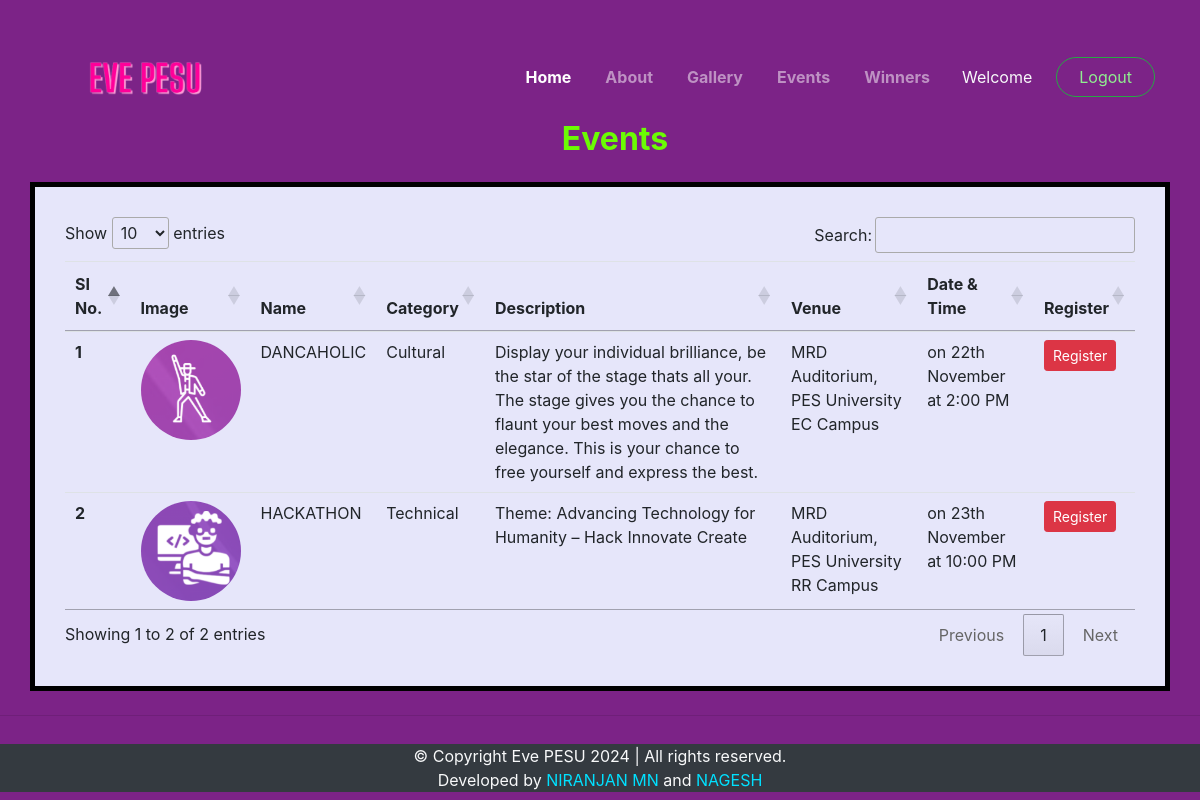
/events.php (signed in), run on the app's committed database.
### tables this page shows
CREATE TABLE `events` ( 
  `si` INT NOT NULL AUTO_INCREMENT UNIQUE KEY ,  
  `image_id` INT NOT NULL ,  
  `name` VARCHAR(30) NOT NULL ,  
  `category` VARCHAR(30) NOT NULL ,  
  `description` VARCHAR(300) NOT NULL ,  
  `venue` VARCHAR(300) NOT NULL ,  
  `d&t` VARCHAR(50) NOT NULL ,  
  `timestramp` DATETIME NOT NULL DEFAULT CURRENT_TIMESTAMP,
   PRIMARY KEY(image_id)
);

### events_table.php (the view, shortened to what this page needs)
<?php
    include 'register.php';
?>
<!DOCTYPE html>
<html lang="en">
<head>
    <link rel="stylesheet" href="https://stackpath.bootstrapcdn.com/bootstrap/4.4.1/css/bootstrap.min.css"
>
    <link rel="stylesheet" href="//cdn.datatables.net/1.10.20/css/jquery.dataTables.min.css">
    <link rel="stylesheet" href="https://cdnjs.cloudflare.com/ajax/libs/animate.css/4.1.1/animate.min.css" />
    <link rel="stylesheet" href="swiper.min.css">
    <link rel="stylesheet" href="style.css">
</head>
<body style="background-color:#7c2387;">
    <h2 class="text-center" style="padding:80px 0 0 30px;color:#6bfc03;font-weight:bold;">Events</h2>
    <div class="container my-4" style="background-color:#E6E6FA;padding:30px;border:5px solid black;">
        <table class="table" id="myTable">
            <thead>
                <tr>
                    <th scope="col">SI No.</th>
                    <th scope="col">Image</th>
                    <th scope="col">Name</th>
                    <th scope="col">Category</th>
                    <th scope="col">Description</th>
                    <th scope="col">Venue</th>
                    <th scope="col">Date & Time</th>
                    <?php
                        if($_SESSION['uname']!="admin"){
                            echo '<th scope="col">Register</th>';
                        }
                    ?>
                </tr>
            </thead>
            <tbody>
                <?php
        $sql="SELECT * FROM `events`";
        $result=mysqli_query($conn,$sql);
        $sno=0;
        while($row=mysqli_fetch_assoc($result)){
          $sno+=1;
          echo "<tr>
            <th scope='row'>".$sno."</th>
            <td><img src='Images/Events/event-".$row['image_id'].".jpg' alt='image' style='width:100px;height:100px;border-radius:50%;'></td>
            <td>".$row['name']."</td>
            <td>".$row['category']."</td>
            <td>".$row['description']."</td>
            <td>".$row['venue']."</td>
            <td>".$row['d&t']."</td>";
            if($_SESSION['uname']!="admin"){
            echo "<td><button class='register btn btn-sm btn-danger' data-toggle='modal' data-target='#registerModal' id=".$row['si'].">Register</button>
            </td></tr>";
            }
        }
      ?>
            </tbody>
        </table>
    </div>
    <hr>
</body>
</html>

### events.php (shortened to what this page needs)
<!DOCTYPE html>
<html lang="en">
<head>
    <link rel="stylesheet" href="https://stackpath.bootstrapcdn.com/bootstrap/4.4.1/css/bootstrap.min.css"
>
    <link rel="stylesheet" href="//cdn.datatables.net/1.10.20/css/jquery.dataTables.min.css">
    <link rel="stylesheet" href="https://cdnjs.cloudflare.com/ajax/libs/animate.css/4.1.1/animate.min.css" />
    <link rel="stylesheet" href="swiper.min.css">
    <link rel="stylesheet" href="style.css">
</head>
<body>
    <?php include 'partials/dbconnect.php'  ?>
    <?php include 'partials/header.php'  ?>
    <div class="events" style="background-color:#7c2387;min-height:93vh;">
        <?php
        if(isset($_SESSION['loggedin']) && $_SESSION['loggedin']==true){
            echo '<div style="padding-top:40px;">';
            include "events_table.php";
            echo '</div>';
        }
        else{
            echo '<div class="text-center" style="color: white;padding-top:300px;">
            <h1>OOPS!</h1>
            <h2 class="lead">You are not logged in, Please login to be able to register for the events</h2>
            </div>';
        }
        ?>
    </div>
    <?php include 'partials/footer.php'  ?>
</body>
</html>

### partials/header.php (shortened to what this page needs)
<?php
    echo'
    <nav class="navbar navbar-expand-lg navbar-dark bg-dark fixed-top scr">
        <div class="container">
            <a class="navbar-brand" href="index.php"><img src="Images/background-removed.png" alt="brand" style="width:200px;"></a>
            <button class="navbar-toggler" type="button" data-toggle="collapse" data-target="#navbarSupportedContent"
                aria-controls="navbarSupportedContent" aria-expanded="false" aria-label="Toggle navigation">
                <span class="navbar-toggler-icon"></span>
            </button>
            <div class="collapse navbar-collapse" id="navbarSupportedContent">
                <ul class="navbar-nav ml-auto">
                    <li class="nav-item active">
                        <a class="nav-link" href="index.php">Home</a>
                    </li>
                    <li class="nav-item">
                        <a class="nav-link" href="#about">About</a>
                    </li>
                    <li class="nav-item">
                        <a class="nav-link" href="#gallery">Gallery</a>
                    </li>
                    <li class="nav-item">
                        <a class="nav-link" href="events.php">Events</a>
                    </li>
                    <li class="nav-item">
                        <a class="nav-link" href="winner.php">Winners</a>
                    </li>';
                    if(isset($_SESSION['loggedin']) && $_SESSION['loggedin']==true){
                        echo '
                        <p class="text-light my-2 mx-4">Welcome '.$_SESSION['uname'].'</p>
                        <a href="partials/logout.php" class="btn btn-outline-success b1" data-target="#signupModal">Logout</a>
                        </form>';
                    }
                    else{
                          echo '<button class="btn btn-outline-success mx-4 b1" data-toggle="modal" data-target="#loginModal">Login</button>
                          <button class="btn btn-outline-success b1"  data-toggle="modal" data-target="#signupModal">Signup</button>';
                    }
                    echo '</li>
                </ul>
            </div>
        </div>
    </nav>';
?>

### register.php (shortened to what this page needs)
<!DOCTYPE html>
<html lang="en">
<head>
    <link rel="stylesheet" href="https://stackpath.bootstrapcdn.com/bootstrap/4.4.1/css/bootstrap.min.css"
>
    <link rel="stylesheet" href="//cdn.datatables.net/1.10.20/css/jquery.dataTables.min.css">
    <link rel="stylesheet" href="https://cdnjs.cloudflare.com/ajax/libs/animate.css/4.1.1/animate.min.css" />
    <link rel="stylesheet" href="swiper.min.css">
    <link rel="stylesheet" href="style.css">
</head>
<body>
</body>
</html>

### partials/footer.php
<div class="container-fluid bg-dark text-light">
        <p class="text-center mb-0">© Copyright Eve PESU 2024 | All rights reserved.<br> Developed by <a href="https://www.instagram.com/_.niranjan._27/" target="_blank" class="link">NIRANJAN MN</a> and <a href="https://www.instagram.com/nagesh_kotnal/" target="_blank" class="link">NAGESH</a> </p>
</div>

### style.css (style rules this page uses)
* { margin:0; padding:0; }
html { scroll-behavior: smooth; }
.navbar { padding:30px 0; }
.navbar-brand { font-weight:bold; font-size:1.5em; }
.navbar-dark .navbar-brand { color:#fff; }
.nav-item { font-weight:bold; padding-left:18px; }
.b1 { border-radius: 50px; color:lightgreen; padding: 7px 22px; }
.scr { background:transparent !important; }
.link { color:rgb(0, 225, 255); }

### events.php (style rules this page uses)
.events { min-height: 93vh; }

### data on the page
events: shows a picture, name "DANCAHOLIC", category "Cultural", description "Display your individual brilliance, be the star of the stage thats all your. The stage gives you the chance to flaunt your best moves and the elegance. This is your chance to free yourself and express the best.", venue "MRD Auditorium, PES University EC Campus", value "on 22th November at 2:00 PM"
events: shows a picture, name "HACKATHON", category "Technical", description "Theme: Advancing Technology for Humanity – Hack Innovate Create", venue "MRD Auditorium, PES University RR Campus", value "on 23th November at 10:00 PM"
